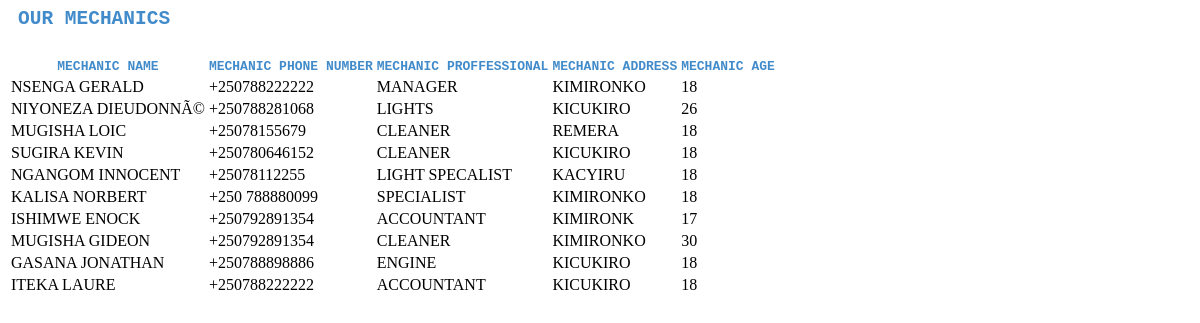
Page /functions/all_mechanics_for_home.php on the committed database.
### tables this page shows
CREATE TABLE `workers_information` (
  `worker_name` text NOT NULL,
  `worker_phone_no` varchar(20) NOT NULL,
  `worker_proffessional` varchar(100) NOT NULL,
  `worker_address` varchar(50) NOT NULL,
  `worker_age` int(3) NOT NULL,
  `worker_salary` varchar(6) NOT NULL,
  `worker_status` int(6) NOT NULL,
  `worker_registration_date` varchar(100) NOT NULL,
  `worker_id` int(100) NOT NULL,
  `worker_country` text NOT NULL,
  `worker_national_id` text NOT NULL
);

### functions/all_mechanics_for_home.php (the view, shortened to what this page needs)
<h2>OUR MECHANICS</h2>
<table class="table table-bordered table-responsive">
    <thead>
      <tr>
        <th>MECHANIC NAME</th>
        <th>MECHANIC PHONE NUMBER</th>
        <th>MECHANIC PROFFESSIONAL</th>
        <th>MECHANIC ADDRESS</th>
        <th>MECHANIC AGE</th>
      </tr>
    </thead>
    <tbody>
		<?php
		include ("../db-comm/database_connection.php");
		$select_all_workers=$connection->query("SELECT * FROM workers_information WHERE worker_name!='NONE'");
		while ($fetch_all_workers=mysqli_fetch_array($select_all_workers)) {
			$worker_name=$fetch_all_workers['worker_name'];
			$worker_phone_no=$fetch_all_workers['worker_phone_no'];
			$worker_address=$fetch_all_workers['worker_address'];
			$worker_proffession=$fetch_all_workers['worker_proffessional'];
			$worker_age=$fetch_all_workers['worker_age'];
		?>
		<tr>
			<td><?php echo $worker_name; ?></td>
			<td><?php echo $worker_phone_no; ?></td>
			<td><?php echo $worker_proffession; ?></td>
			<td><?php echo $worker_address; ?></td>
			<td><?php echo $worker_age; ?></td>
		</tr>
		<?php } ?>
    </tbody>
  </table>

### functions/all_mechanics_for_home.php (style rules this page uses)
h2 { font-family: monospace; font-variant: small-caps; font-weight: 900; color: #428bca; padding-left: 10px; padding-bottom: 10px; }
table thead tr th { color: #428bca; font-family: monospace; }
tr { border:2px solid #428bca; }
thead tr { border-bottom: 2px solid #428bca; }
tbody tr td { font-family: consolas; text-transform: uppercase; }

### rows in the picture
workers_information: worker_name "NSENGA GERALD", worker_phone_no "+250788222222", worker_proffessional "MANAGER", worker_address "KIMIRONKO", worker_age "18"
workers_information: worker_name "NIYONEZA DIEUDONNÃ©", worker_phone_no "+250788281068", worker_proffessional "LIGHTS", worker_address "KICUKIRO", worker_age "26"
workers_information: worker_name "MUGISHA LOIC", worker_phone_no "+25078155679", worker_proffessional "CLEANER", worker_address "REMERA", worker_age "18"
workers_information: worker_name "SUGIRA KEVIN", worker_phone_no "+250780646152", worker_proffessional "CLEANER", worker_address "KICUKIRO", worker_age "18"
workers_information: worker_name "NGANGOM INNOCENT", worker_phone_no "+25078112255", worker_proffessional "LIGHT SPECALIST", worker_address "KACYIRU", worker_age "18"
workers_information: worker_name "KALISA NORBERT", worker_phone_no "+250 788880099", worker_proffessional "SPECIALIST", worker_address "KIMIRONKO", worker_age "18"
workers_information: worker_name "ISHIMWE ENOCK", worker_phone_no "+250792891354", worker_proffessional "ACCOUNTANT", worker_address "KIMIRONK", worker_age "17"
workers_information: worker_name "MUGISHA GIDEON", worker_phone_no "+250792891354", worker_proffessional "CLEANER", worker_address "KIMIRONKO", worker_age "30"
workers_information: worker_name "GASANA JONATHAN", worker_phone_no "+250788898886", worker_proffessional "ENGINE", worker_address "KICUKIRO", worker_age "18"
workers_information: worker_name "ITEKA LAURE", worker_phone_no "+250788222222", worker_proffessional "ACCOUNTANT", worker_address "KICUKIRO", worker_age "18"
